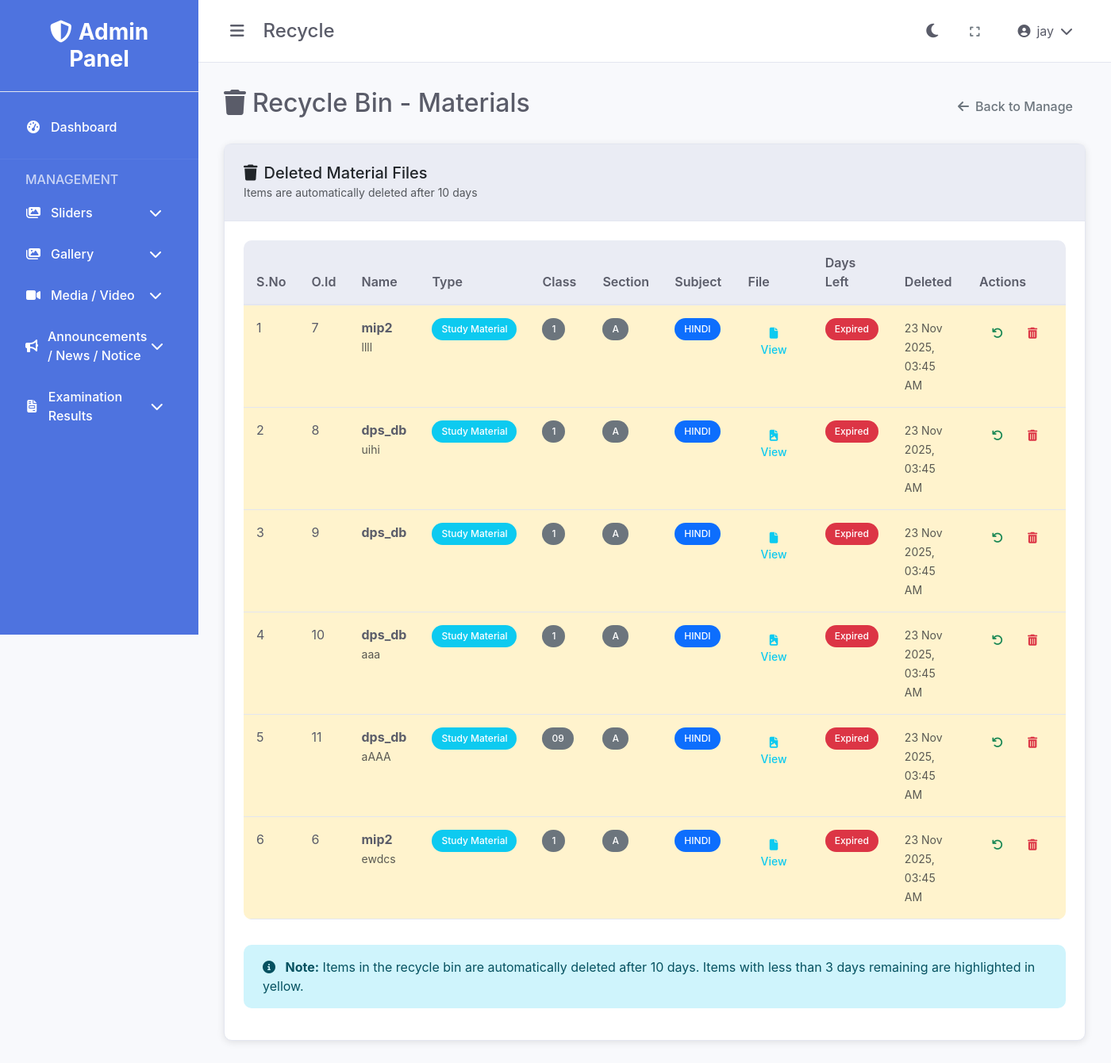
The page /materials/recycle.php (signed in) on the database its author committed.
### tables this page shows
CREATE TABLE IF NOT EXISTS `materials_recycle` (
  `id` int(11) NOT NULL AUTO_INCREMENT,
  `original_id` int(11) DEFAULT NULL,
  `type_id` int(11) DEFAULT NULL,
  `class_id` int(11) DEFAULT NULL,
  `section_id` int(11) DEFAULT NULL,
  `subject_id` int(11) DEFAULT NULL,
  `name` varchar(255) NOT NULL,
  `file_path` varchar(255) NOT NULL,
  `description` char(255) NOT NULL,
  `deleted_at` timestamp NOT NULL DEFAULT CURRENT_TIMESTAMP,
  `deleted_by` int(11) DEFAULT NULL,
  PRIMARY KEY (`id`),
  KEY `deleted_by` (`deleted_by`)
);

CREATE TABLE IF NOT EXISTS `material_types` (
  `id` int(11) NOT NULL AUTO_INCREMENT,
  `name` char(255) NOT NULL,
  `status` enum('active','inactive') DEFAULT 'active',
  `created_at` timestamp NOT NULL DEFAULT CURRENT_TIMESTAMP,
  PRIMARY KEY (`id`)
);

CREATE TABLE IF NOT EXISTS `classes` (
  `id` int(11) NOT NULL AUTO_INCREMENT,
  `name` varchar(50) NOT NULL,
  `status` enum('active','inactive') DEFAULT 'active',
  `created_at` timestamp NOT NULL DEFAULT CURRENT_TIMESTAMP,
  `description` text NOT NULL,
  PRIMARY KEY (`id`)
);

CREATE TABLE IF NOT EXISTS `sections` (
  `id` int(11) NOT NULL AUTO_INCREMENT,
  `class_id` int(11) DEFAULT NULL,
  `name` varchar(1) NOT NULL,
  `status` enum('active','inactive') DEFAULT 'active',
  `description` text NOT NULL,
  `created_at` timestamp NOT NULL DEFAULT CURRENT_TIMESTAMP,
  PRIMARY KEY (`id`),
  KEY `class_id` (`class_id`)
);

CREATE TABLE IF NOT EXISTS `subjects` (
  `id` int(11) NOT NULL AUTO_INCREMENT,
  `name` varchar(100) NOT NULL,
  `description` text NOT NULL,
  `status` enum('active','inactive') DEFAULT 'active',
  `created_at` timestamp NOT NULL DEFAULT CURRENT_TIMESTAMP,
  PRIMARY KEY (`id`)
);

### includes/functions.php (called while the page is built, shortened)
<?php
function getBaseUrl() {
    $protocol = isset($_SERVER['HTTPS']) && $_SERVER['HTTPS'] === 'on' ? 'https' : 'http';
    $host = $_SERVER['HTTP_HOST'];
    $scriptPath = $_SERVER['SCRIPT_NAME'];
    $adminPanelPos = strpos($scriptPath, '/control-dashboard');
    if ($adminPanelPos !== false) {
        $basePath = substr($scriptPath, 0, $adminPanelPos + strlen('/control-dashboard'));
        $path = substr($basePath, 0, $adminPanelPos);
    } else {
        $path = '';
    }
    return $protocol . '://' . $host . $path;
}
function getAssetUrl($path = '') {
    $baseUrl = getBaseUrl();
    $adminPath = '/control-dashboard';
    $path = ltrim($path, '/');
    return $baseUrl . $adminPath . '/assets/' . $path;
}
function formatDate($date) {
    return date('d M Y, h:i A', strtotime($date));
}
function getFileIcon($filename) {
    $extension = strtolower(pathinfo($filename, PATHINFO_EXTENSION));
    switch ($extension) {
        case 'jpg':
        case 'jpeg':
        case 'png':
        case 'gif':
            return 'fas fa-file-image';
        default:
            return 'fas fa-file';
    }
}
?>

### materials/recycle.php (the view, shortened to what this page needs)
<?php
require_once '../config/database.php';
require_once '../includes/functions.php';
$sql = "SELECT mr.*, mt.name as type_name, c.name as class_name, s.name as section_name, sub.name as subject_name,  DATEDIFF(NOW(), mr.deleted_at) as days_in_bin
        FROM materials_recycle mr
        LEFT JOIN material_types mt ON mr.type_id = mt.id
        LEFT JOIN classes c ON mr.class_id = c.id
        LEFT JOIN sections s ON mr.section_id = s.id
        LEFT JOIN subjects sub ON mr.subject_id = sub.id
        ORDER BY mr.deleted_at DESC";
$result = $conn->query($sql);
if ($result === false) {
    $error = "Database error: " . $conn->error;
    $recycled_materials = [];
} else {
    $recycled_materials = $result->fetch_all(MYSQLI_ASSOC);
}
?>
<!DOCTYPE html>
<html lang="en">
<head>
    <link href="https://cdn.jsdelivr.net/npm/bootstrap@5.3.0/dist/css/bootstrap.min.css" rel="stylesheet">
    <link href="https://cdnjs.cloudflare.com/ajax/libs/font-awesome/6.4.0/css/all.min.css" rel="stylesheet">
    <link href="<?php echo getAssetUrl('css/style.css'); ?>" rel="stylesheet">
</head>
<body data-theme="light">
    <div class="admin-layout">
        <?php include '../includes/sidebar.php'; ?>
        <div class="main-content">
            <?php include '../includes/header.php'; ?>
            <div class="content">
                <div class="d-flex justify-content-between align-items-center mb-4">
                    <h2><i class="fas fa-trash me-2"></i>Recycle Bin - Materials</h2>
                    <a href="manage-files.php" class="btn btn-outline-secondary">
                        <i class="fas fa-arrow-left me-2"></i>Back to Manage
                    </a>
                </div>
                <div class="card">
                    <div class="card-header">
                        <h5 class="mb-0"><i class="fas fa-trash me-2"></i>Deleted Material Files</h5>
                        <small class="text-muted">Items are automatically deleted after 10 days</small>
                    </div>
                    <div class="card-body">
                        <?php if (empty($recycled_materials)): ?>
                            <div class="text-center py-5">
                                <i class="fas fa-trash fa-3x text-muted mb-3"></i>
                                <h5 class="text-muted">Recycle bin is empty</h5>
                                <p class="text-muted">No deleted material files found.</p>
                                <a href="manage-files.php" class="btn btn-primary">
                                    <i class="fas fa-arrow-left me-2"></i>Add First File
                                </a>
                            </div>
                        <?php else: ?>
                            <div class="table-responsive">
                                <table class="table table-hover">
                                    <thead>
                                        <tr>
                                            <th width="50">S.No</th>
                                            <th width="50">O.Id</th>
                                            <th>Name</th>
                                            <th width="120">Type</th>
                                            <th width="100">Class</th>
                                            <th width="100">Section</th>
                                            <th width="120">Subject</th>
                                            <th width="100">File</th>
                                            <th width="120">Days Left</th>
                                            <th width="150">Deleted</th>
                                            <th width="200">Actions</th>
                                        </tr>
                                    </thead>
                                    <tbody>
                                        <?php foreach ($recycled_materials as $index => $material): ?>
                                            <tr class="<?php echo $material['days_in_bin'] >= 7 ? 'table-warning' : ''; ?>">
                                                <td><?php echo $index + 1; ?></td>
                                                <td><?php echo htmlspecialchars($material['original_id']); ?></td>
                                                <td>
                                                    <strong><?php echo htmlspecialchars($material['name']); ?></strong>
                                                    <br>
                                                    <small class="text-muted"><?php echo htmlspecialchars($material['description']); ?></small>
                                                </td>
                                                <td>
                                                    <span class="badge bg-info"><?php echo htmlspecialchars($material['type_name']); ?></span>
                                                </td>
                                                <td>
                                                    <span class="badge bg-secondary"><?php echo htmlspecialchars($material['class_name']); ?></span>
                                                </td>
                                                <td>
                                                    <span class="badge bg-secondary"><?php echo htmlspecialchars($material['section_name']); ?></span>
                                                </td>
                                                <td>
                                                    <span class="badge bg-primary"><?php echo htmlspecialchars($material['subject_name']); ?></span>
                                                </td>
                                                <td>
                                                        <a href="materials/<?php echo htmlspecialchars($material['file_path']); ?>"
                                                           target="_blank" class="btn btn-sm btn-outline-info">
                                                            <i class="<?php echo getFileIcon($material['file_path']); ?>"></i>
                                                            View
                                                        </a>
                                                </td>
                                                <td>
                                                    <?php
                                                    $days_left = 10 - $material['days_in_bin'];
                                                    if ($days_left <= 0): ?>
                                                        <span class="badge bg-danger">Expired</span>
                                                    <?php elseif ($days_left <= 3): ?>
                                                        <span class="badge bg-warning"><?php echo $days_left; ?> days</span>
                                                    <?php else: ?>
                                                        <span class="badge bg-success"><?php echo $days_left; ?> days</span>
                                                    <?php endif; ?>
                                                </td>
                                                <td>
                                                    <small class="text-muted">
                                                        <?php echo formatDate($material['deleted_at']); ?>
                                                    </small>
                                                </td>
                                                <td>
                                                    <div class="btn-group" role="group">
                                                        <a href="?restore=<?php echo $material['id']; ?>"
                                                           class="btn btn-sm btn-outline-success"
                                                           title="Restore"
                                                           onclick="return confirm('Are you sure you want to restore this material?')">
                                                            <i class="fas fa-undo"></i>
                                                        </a>
                                                        <a href="?delete=<?php echo $material['id']; ?>"
                                                           class="btn btn-sm btn-outline-danger"
                                                           title="Permanently Delete"
                                                           onclick="return confirm('Are you sure you want to permanently delete this material? This action cannot be undone.')">
                                                            <i class="fas fa-trash-alt"></i>
                                                        </a>
                                                    </div>
                                                </td>
                                            </tr>
                                        <?php endforeach; ?>
                                    </tbody>
                                </table>
                            </div>
                            <div class="mt-3">
                                <div class="alert alert-info">
                                    <i class="fas fa-info-circle me-2"></i>
                                    <strong>Note:</strong> Items in the recycle bin are automatically deleted after 10 days.
                                    Items with less than 3 days remaining are highlighted in yellow.
                                </div>
                            </div>
                        <?php endif; ?>
                    </div>
                </div>
            </div>
        </div>
    </div>
</body>
</html>

### assets/css/style.css (style rules this page uses)
:root { --primary-color: #4e73df; --secondary-color: #858796; --success-color: #1cc88a; --info-color: #36b9cc; --warning-color: #f6c23e; --danger-color: #e74a3b; --light-color: #f8f9fc; --dark-color: #5a5c69; --sidebar-width: 250px; --header-height: 60px; --transition-speed: 0.3s; }
[data-theme="light"] { --bg-primary: #ffffff; --bg-secondary: #f8f9fc; --bg-tertiary: #eaecf4; --text-primary: #5a5c69; --text-secondary: #858796; --border-color: #e3e6f0; --card-bg: #ffffff; --sidebar-bg: #4e73df; --header-bg: #ffffff; }
* { margin: 0; padding: 0; box-sizing: border-box; }
body { font-family: 'Nunito', -apple-system, BlinkMacSystemFont, 'Segoe UI', Roboto, sans-serif; background-color: var(--bg-secondary); color: var(--text-primary); transition: background-color var(--transition-speed), color var(--transition-speed); }
.admin-layout { display: flex; min-height: 100vh; }
.main-content { flex: 1; margin-left: var(--sidebar-width); transition: margin-left var(--transition-speed); }
.content { padding: 2rem; }
.card { background: var(--card-bg); border: 1px solid var(--border-color); border-radius: 10px; box-shadow: 0 2px 10px rgba(0, 0, 0, 0.1); transition: all 0.3s ease; }
.card-header { background: var(--bg-tertiary); border-bottom: 1px solid var(--border-color); padding: 1.5rem; border-radius: 10px 10px 0 0; }
.card-body { padding: 1.5rem; }
.btn { border-radius: 8px; font-weight: 500; padding: 0.5rem 1rem; transition: all 0.3s ease; border: none; }
.table { background: var(--card-bg); border-radius: 10px; overflow: hidden; }
.table th { background: var(--bg-tertiary); border-bottom: 2px solid var(--border-color); color: var(--text-primary); font-weight: 600; padding: 1rem; }
.table td { padding: 1rem; border-bottom: 1px solid var(--border-color); color: var(--text-primary); }
.badge { padding: 0.5rem 0.75rem; border-radius: 20px; font-weight: 500; }
.alert { border-radius: 10px; border: none; padding: 1rem 1.5rem; }

### rows shown on the page
materials_recycle: original "7", name "mip2", description "llll", material_types.name "Study Material", class.name "1", section.name "A", subject.name "HINDI", deleted_at "23 Nov 2025, 03:45 AM"
materials_recycle: original "8", name "dps_db", description "uihi", material_types.name "Study Material", class.name "1", section.name "A", subject.name "HINDI", deleted_at "23 Nov 2025, 03:45 AM"
materials_recycle: original "9", name "dps_db", material_types.name "Study Material", class.name "1", section.name "A", subject.name "HINDI", deleted_at "23 Nov 2025, 03:45 AM"
materials_recycle: original "10", name "dps_db", description "aaa", material_types.name "Study Material", class.name "1", section.name "A", subject.name "HINDI", deleted_at "23 Nov 2025, 03:45 AM"
materials_recycle: original "11", name "dps_db", description "aAAA", material_types.name "Study Material", class.name "09", section.name "A", subject.name "HINDI", deleted_at "23 Nov 2025, 03:45 AM"
materials_recycle: original "6", name "mip2", description "ewdcs", material_types.name "Study Material", class.name "1", section.name "A", subject.name "HINDI", deleted_at "23 Nov 2025, 03:45 AM"

### other values the page prints
basename($_SERVER['PHP_SELF'], '.php') "Recycle"
$_SESSION['full_name'] "jay"
